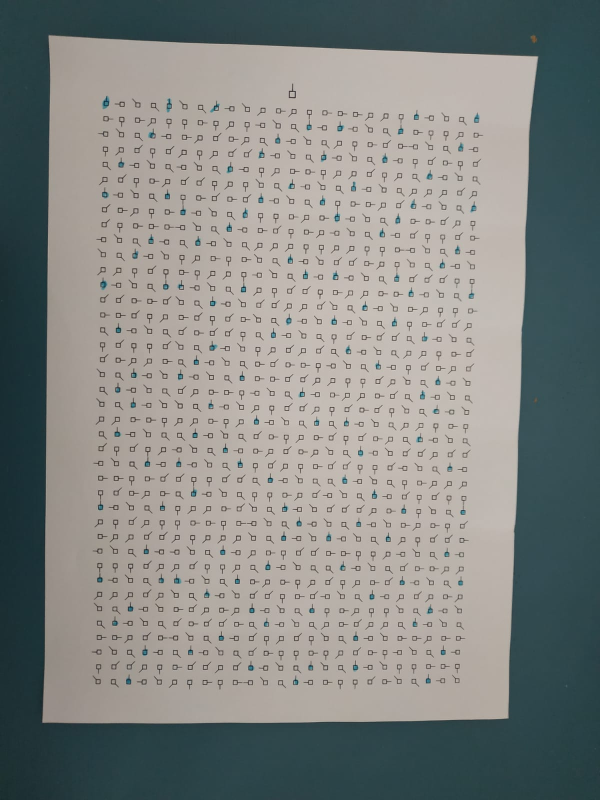
#> input picture test/test1/img2.jpeg, 1200 x 1600 px (shown at 1/2 size)
$ python -i main.py   (imports and definitions only)   (older library calls are emulated)
#> lines starting #> are read from the running program, lines starting #| are printed output that depends on the picture
### t2b/tools.py
import tarfile
from io import BytesIO
from os.path import abspath, dirname, join

import cv2
import numpy as np


def rot_matrix(theta):
    return np.reshape([np.cos(-theta), np.sin(-theta), -np.sin(-theta), np.cos(-theta)], (2, 2))


class TarError(Exception):
    pass


def image_from_bytes(data, flag=-1):
    nparr = np.frombuffer(data, np.uint8)
    return cv2.imdecode(nparr, flags=flag)


def charger_motifs(noms):
    symbols = []
    filename = join(dirname(abspath(__file__)), "motifs.tar.xz")
    try:
        with tarfile.open(filename) as tar:
            for i in noms:
                im = tar.extractfile(tar.getmember(f"{i}.png")).read()
                im = image_from_bytes(im)
                symbols.append(np.array(im))
    except Exception as e:
        raise TarError(f"Echec d'ouverture du fichier contenant les motifs :{filename}\n{str(e)}")
    symbols = np.array(symbols)[:, :, :, -1]
    return symbols


# [12 lines left out: function generate_test_image, not called in this run]


# [4 lines that do not run on import are left out]

### t2b/main.py
from itertools import product

import cv2

try:
    import matplotlib.pyplot as plt
except ImportError:
    plt = None
import numpy as np

from t2b.line_likelihood import line_likelihood, line_find_coordinates
from t2b.constants import Nb_dots
from t2b.tools import charger_motifs, rot_matrix


# [12 lines left out: functions make_gaussian_kernel, normalize, not called in this run]


def gradient_norm(im):
    return np.linalg.norm(np.gradient(im), axis=0)


def convolve2d(im, kernel, mode="same"):
    return cv2.filter2D(im, -1, kernel)


def img_to_bw(img):
    imbw = -img.max(-1).astype(np.float32)
    return imbw


def guess_kernel_size(imbw):
    S = np.fft.fft2(imbw)
    S = np.log(np.abs(S))
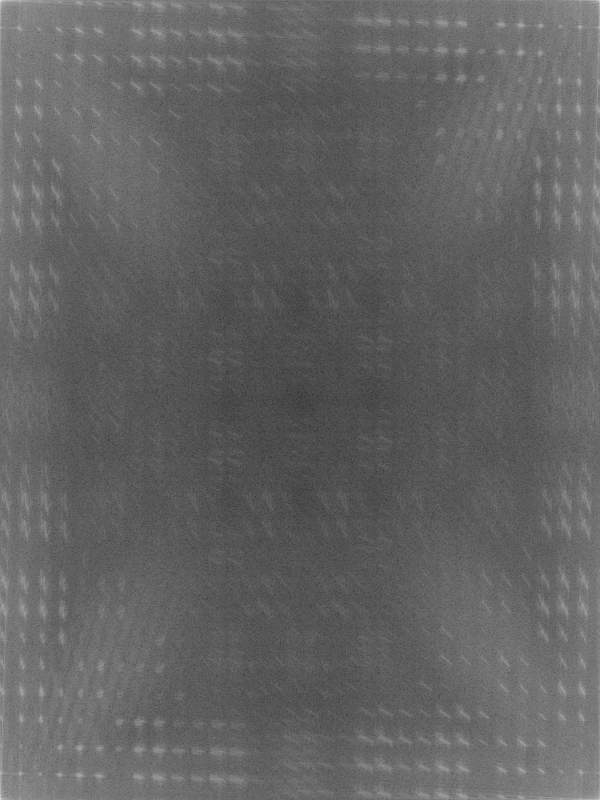
#> S: shape (1600, 1200) float64 (shown at 1/2 size); min 1.35, max 19.36, mean 8.36; drawn with min black and max white
    start = np.array([15, 5])
    _S = S[start[0]:75, start[1]:55]
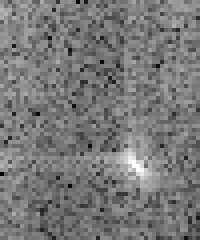
#> _S: shape (60, 50) float64 (shown 4 times larger); min 7.6, max 14.35, mean 10.79; drawn with min black and max white
    argmax = np.array(np.unravel_index(np.argmax(_S.ravel()), _S.shape))
#> argmax = [41, 34]
    argmax += start
#> argmax = [56, 39]
    res = np.mean(np.array(imbw.shape) / argmax)
#> res = 29.67
    return res


def draw_contours(img, cnts, color=(0, 255, 0)):
    return cv2.drawContours(img, cnts, -1, color, 3)


# [4 lines left out: function contour_to_rect, not called in this run]


def match_filter_image(imbw, kernel_size=None, blur_size=None):
    if kernel_size is None:
        kernel_size_float = guess_kernel_size(imbw)
#> kernel_size_float = 29.67
    else:
        kernel_size_float = kernel_size
    kernel_size = int(kernel_size_float)
#> kernel_size = 29

    if blur_size is None:
        blur_size = kernel_size_float
    blur_size = int(blur_size)

    imbw = gradient_norm(imbw)
#> in gradient_norm, `return np.linalg.norm(np.gradient(im), axis=0)`:
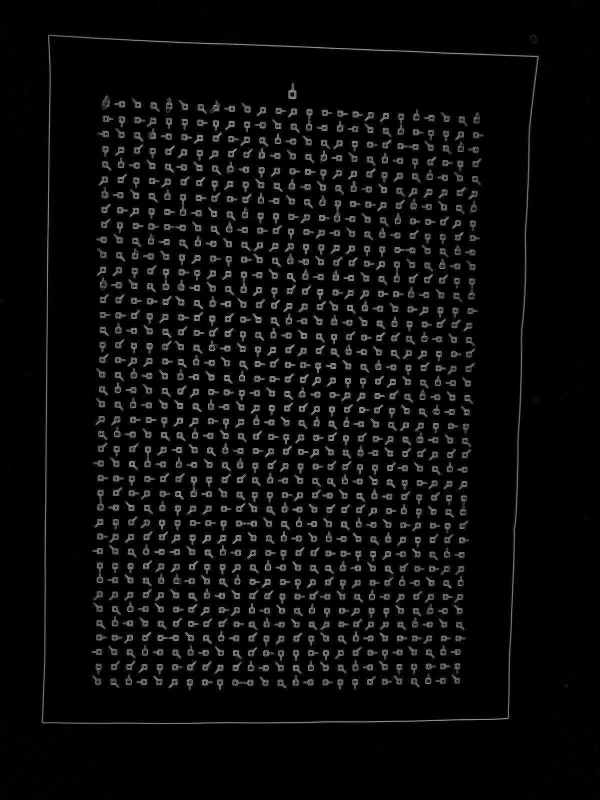
#> returned value: shape (1600, 1200) float64 (shown at 1/2 size); min 0, max 94.28, mean 4.2; drawn with min black and max white

    kernel = charger_motifs(["all"])[0]
    kernel = cv2.resize(kernel, (kernel_size, kernel_size)) / 255
    kernel = gradient_norm(kernel)
    kernel = kernel / kernel.sum()

    imm1 = convolve2d(imbw, kernel, mode="same")
    imc = cv2.blur(imm1, (blur_size,) * 2)
    return imc


# [32 lines left out: functions guess_trigger, contour_from_lines, search_lines, not called in this run]


def find_grid_coordinates(image):
    imc = match_filter_image(image, blur_size=20)
    imc = normalize(gradient_norm(imc))

    angles = np.deg2rad(np.arange(-2, 2, 0.1))
    line_positions = np.array([65, 56, 808, 540])
    line_offset = np.arange(-40, 40, 3)[None]
    radius = line_positions[:, None] + line_offset
    angles_delta = np.deg2rad([0, 90, 0, 90])

    data = np.array(np.broadcast_arrays(angles[:, None, None] + angles_delta[None, :, None], radius[None]))

    cost = line_likelihood(*np.reshape(data, (2, -1)), imc).reshape(data.shape[1:])
    argmax = np.argmax(np.moveaxis(cost, 1, 0).reshape(4, -1), axis=1)
    argmax = np.unravel_index(argmax, cost[:, 0].shape)
    found_angle = angles[argmax[0]] + angles_delta
    found_radius = line_offset[0][argmax[1]] + line_positions

    points = contour_from_lines(np.roll([found_angle, found_radius], -1, axis=1))

    x, y = [np.linspace(0.5 / i, 1 - (0.5 / i), i) for i in Nb_dots]
    grid = x[:, None, None] * points[[0, -1]][None] + (1 - x)[:, None, None] * points[[1, 2]][None]
    grid = y[None, :, None] * grid[:, 0, None] + (1 - y)[None, :, None] * grid[:, 1, None]
    return grid


# [4 lines left out: function marked_selector, not called in this run]


def filter_marked(grid, image, trigger=0.2):
    return grid[marked_selector(grid, image, trigger)]


# [106 lines left out: functions evaluate, plot_result, four_point_transform, find_contours, load_image, not called in this run]

>>> import cv2
>>> picture = cv2.imread('../test/test1/img2.jpeg', cv2.IMREAD_GRAYSCALE)
#> (the run stopped early here; a loop or call above may not have finished)
